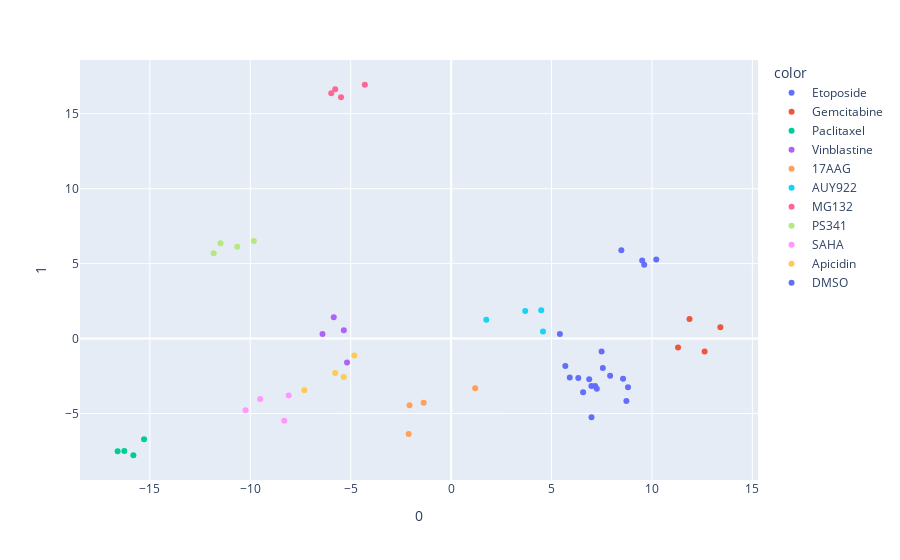

The code cell stored with this chart in its notebook:
### Code cell
import plotly.express as px
import plotly.graph_objects as go
fig = px.scatter(training_X2, x=0, y=1, color=training_label)


fig.show()

### Figure 1 — Plotly figure (JSON) as saved in the notebook; plotly's stock layout.template omitted (floating-point values rounded to 4 significant figures)
{"data": [{"hovertemplate": "color=Etoposide<br>0=%{x}<br>1=%{y}<extra></extra>", "legendgroup": "Etoposide", "marker": {"color": "#636efa", "symbol": "circle"}, "mode": "markers", "name": "Etoposide", "orientation": "v", "showlegend": true, "type": "scatter", "x": [9.514, 8.477, 10.22, 9.614], "xaxis": "x", "y": [5.213, 5.891, 5.274, 4.92], "yaxis": "y"}, {"hovertemplate": "color=Gemcitabine<br>0=%{x}<br>1=%{y}<extra></extra>", "legendgroup": "Gemcitabine", "marker": {"color": "#EF553B", "symbol": "circle"}, "mode": "markers", "name": "Gemcitabine", "orientation": "v", "showlegend": true, "type": "scatter", "x": [11.3, 12.62, 13.41, 11.87], "xaxis": "x", "y": [-0.5868, -0.8643, 0.7636, 1.303], "yaxis": "y"}, {"hovertemplate": "color=Paclitaxel<br>0=%{x}<br>1=%{y}<extra></extra>", "legendgroup": "Paclitaxel", "marker": {"color": "#00cc96", "symbol": "circle"}, "mode": "markers", "name": "Paclitaxel", "orientation": "v", "showlegend": true, "type": "scatter", "x": [-16.6, -15.82, -15.29, -16.27], "xaxis": "x", "y": [-7.517, -7.785, -6.716, -7.5], "yaxis": "y"}, {"hovertemplate": "color=Vinblastine<br>0=%{x}<br>1=%{y}<extra></extra>", "legendgroup": "Vinblastine", "marker": {"color": "#ab63fa", "symbol": "circle"}, "mode": "markers", "name": "Vinblastine", "orientation": "v", "showlegend": true, "type": "scatter", "x": [-5.341, -6.403, -5.844, -5.183], "xaxis": "x", "y": [0.548, 0.3117, 1.43, -1.589], "yaxis": "y"}, {"hovertemplate": "color=17AAG<br>0=%{x}<br>1=%{y}<extra></extra>", "legendgroup": "17AAG", "marker": {"color": "#FFA15A", "symbol": "circle"}, "mode": "markers", "name": "17AAG", "orientation": "v", "showlegend": true, "type": "scatter", "x": [-2.114, 1.198, -1.366, -2.07], "xaxis": "x", "y": [-6.361, -3.314, -4.289, -4.447], "yaxis": "y"}, {"hovertemplate": "color=AUY922<br>0=%{x}<br>1=%{y}<extra></extra>", "legendgroup": "AUY922", "marker": {"color": "#19d3f3", "symbol": "circle"}, "mode": "markers", "name": "AUY922", "orientation": "v", "showlegend": true, "type": "scatter", "x": [4.574, 1.752, 3.69, 4.488], "xaxis": "x", "y": [0.4784, 1.251, 1.839, 1.884], "yaxis": "y"}, {"hovertemplate": "color=MG132<br>0=%{x}<br>1=%{y}<extra></extra>", "legendgroup": "MG132", "marker": {"color": "#FF6692", "symbol": "circle"}, "mode": "markers", "name": "MG132", "orientation": "v", "showlegend": true, "type": "scatter", "x": [-4.295, -5.48, -5.967, -5.77], "xaxis": "x", "y": [16.94, 16.11, 16.36, 16.64], "yaxis": "y"}, {"hovertemplate": "color=PS341<br>0=%{x}<br>1=%{y}<extra></extra>", "legendgroup": "PS341", "marker": {"color": "#B6E880", "symbol": "circle"}, "mode": "markers", "name": "PS341", "orientation": "v", "showlegend": true, "type": "scatter", "x": [-11.83, -11.48, -9.822, -10.65], "xaxis": "x", "y": [5.7, 6.356, 6.514, 6.122], "yaxis": "y"}, {"hovertemplate": "color=SAHA<br>0=%{x}<br>1=%{y}<extra></extra>", "legendgroup": "SAHA", "marker": {"color": "#FF97FF", "symbol": "circle"}, "mode": "markers", "name": "SAHA", "orientation": "v", "showlegend": true, "type": "scatter", "x": [-9.504, -8.309, -10.23, -8.087], "xaxis": "x", "y": [-4.032, -5.478, -4.778, -3.792], "yaxis": "y"}, {"hovertemplate": "color=Apicidin<br>0=%{x}<br>1=%{y}<extra></extra>", "legendgroup": "Apicidin", "marker": {"color": "#FECB52", "symbol": "circle"}, "mode": "markers", "name": "Apicidin", "orientation": "v", "showlegend": true, "type": "scatter", "x": [-4.819, -5.771, -5.348, -7.312], "xaxis": "x", "y": [-1.127, -2.296, -2.568, -3.446], "yaxis": "y"}, {"hovertemplate": "color=DMSO<br>0=%{x}<br>1=%{y}<extra></extra>", "legendgroup": "DMSO", "marker": {"color": "#636efa", "symbol": "circle"}, "mode": "markers", "name": "DMSO", "orientation": "v", "showlegend": true, "type": "scatter", "x": [7.493, 6.573, 8.807, 7.555, 7.169, 6.99, 7.254, 5.416, 5.909, 6.876, 7.917, 6.985, 5.688, 8.727, 8.562, 6.333], "xaxis": "x", "y": [-0.8603, -3.582, -3.241, -1.958, -3.156, -5.246, -3.347, 0.3002, -2.602, -2.72, -2.48, -3.172, -1.826, -4.165, -2.675, -2.63], "yaxis": "y"}], "layout": {"legend": {"title": {"text": "color"}, "tracegroupgap": 0}, "margin": {"t": 60}, "xaxis": {"anchor": "y", "domain": [0, 1], "title": {"text": "0"}}, "yaxis": {"anchor": "x", "domain": [0, 1], "title": {"text": "1"}}}}
